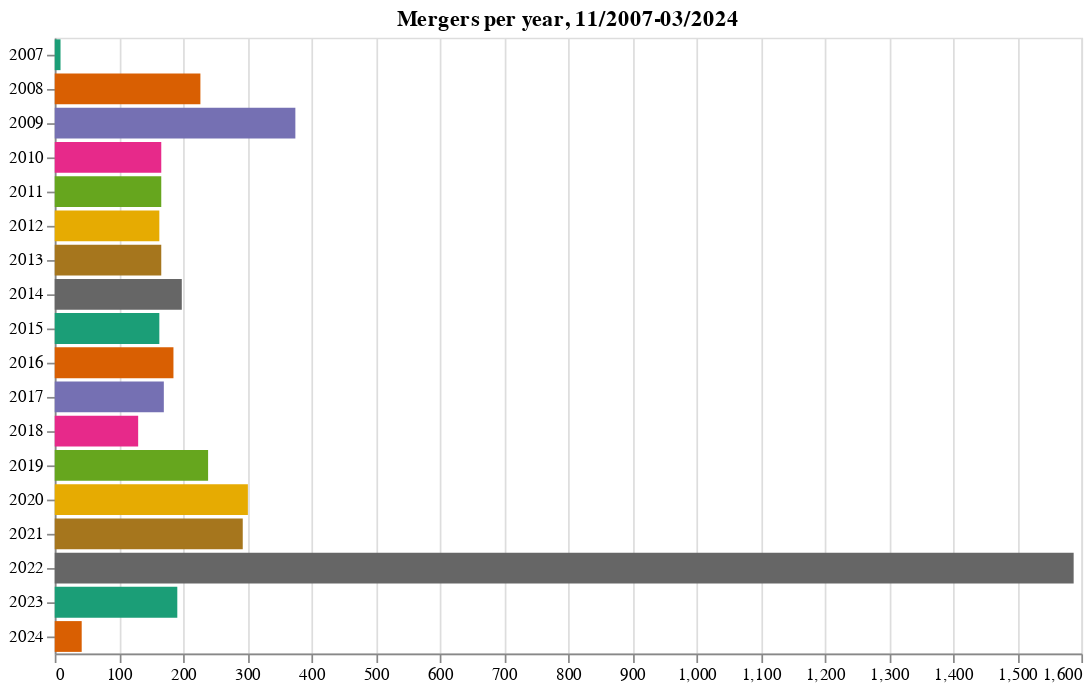

The notebook cell this image was saved under:
### Code cell
chart = (
    alt.Chart(merger_counts)
    .mark_bar()
    .encode(
        alt.Y('date_registered:N', title=''),
        alt.X('count:Q', title=''),
        alt.Color('date_registered:N', legend=None, scale=alt.Scale(scheme='dark2')),
    )
    .properties(
        title='Mergers per year, 11/2007-03/2024',
        width=600
    )
)
chart

### Figure 1 — Vega-Lite specification as saved in the notebook (floating-point values rounded to 4 significant figures)
{"config": {"view": {"continuousWidth": 300, "continuousHeight": 300}}, "data": {"name": "data-a637a5122dbf104718ff6e298e69594e"}, "mark": {"type": "bar"}, "encoding": {"color": {"field": "date_registered", "legend": null, "scale": {"scheme": "dark2"}, "type": "nominal"}, "x": {"field": "count", "title": "", "type": "quantitative"}, "y": {"field": "date_registered", "title": "", "type": "nominal"}}, "title": "Mergers per year, 11/2007-03/2024", "width": 600, "$schema": "https://vega.github.io/schema/vega-lite/v5.17.0.json", "datasets": {"data-a637a5122dbf104718ff6e298e69594e": [{"date_registered": 2007, "count": 9}, {"date_registered": 2008, "count": 227}, {"date_registered": 2009, "count": 375}, {"date_registered": 2010, "count": 166}, {"date_registered": 2011, "count": 166}, {"date_registered": 2012, "count": 163}, {"date_registered": 2013, "count": 166}, {"date_registered": 2014, "count": 198}, {"date_registered": 2015, "count": 163}, {"date_registered": 2016, "count": 185}, {"date_registered": 2017, "count": 170}, {"date_registered": 2018, "count": 130}, {"date_registered": 2019, "count": 239}, {"date_registered": 2020, "count": 301}, {"date_registered": 2021, "count": 293}, {"date_registered": 2022, "count": 1588}, {"date_registered": 2023, "count": 191}, {"date_registered": 2024, "count": 42}]}}
